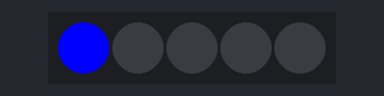
A sketch run on a simulated Arduino Uno, built for the host (arithmetic inside an expression is 32-bit, double 64-bit). Parts: 5 RGB LEDs in strip order, left to right.

Above: at 0.06 s.
At 10.03 s:
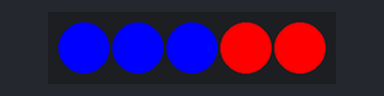
At 19.8 s:
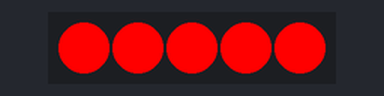
At 39.8 s:
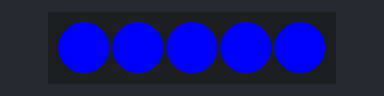
Timing chart, 0 to 40.0 s (numbered marks = the images above):
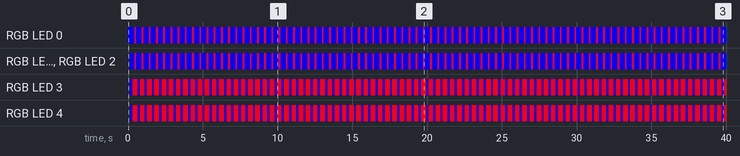

The sketch:

WS2812.ino
```cpp
#define FASTLED_INTERNAL
#include <FastLED.h>

#define LEDPIN     7
#define NUMOFLEDS    5

CRGB leds[NUMOFLEDS];

void setup() {

  FastLED.addLeds<WS2812, LEDPIN, GRB>(leds, NUMOFLEDS);

}

void loop() {

  for (int i = 0; i <= 5; i++) {
    leds[i] = CRGB ( 0, 0, 255);
    FastLED.show();
    delay(40);
  }
  for (int i = 5; i >= 0; i--) {
    leds[i] = CRGB ( 255, 0, 0);
    FastLED.show();
    delay(40);
  }
}

//Ñ¡ÔñUnoÉÏ´«³É¹¦,°üº¬¿âÎÄ¼þ
//https://www.electronicshub.org/ws2812b-addressable-leds/
```

Measured:
- by itself, RGB LED 0–2: alternates RGB(255, 0, 0) for 0.12 s and RGB(0, 0, 255) for 0.36 s
- by itself, RGB LED 3, RGB LED 4: alternates RGB(255, 0, 0) for 0.32 s and RGB(0, 0, 255) for 0.16 s
